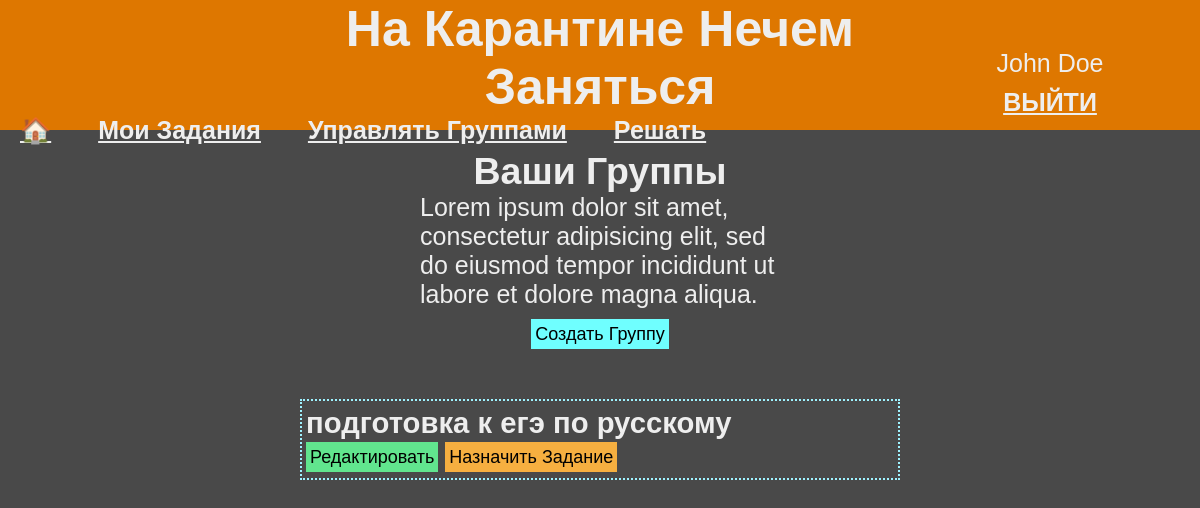
/usergroups (signed in), run on an earlier commit of the app's database.
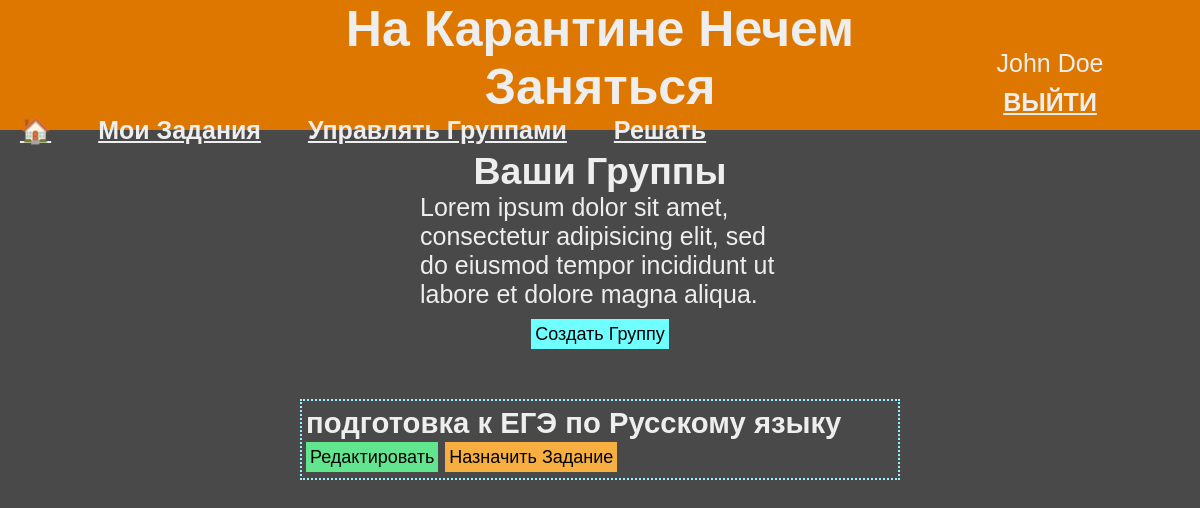
And on a later commit of the database.
### data/group.py (models this page shows)
class Group(SqlAlchemyBase, SerializerMixin):
    __tablename__ = "groups"
    id = sa.Column(sa.Integer,
                   primary_key=True,
                   autoincrement=True)
    name = sa.Column(sa.String, default="Группа Без Названия")
    deadlines = sa.orm.relationship("Deadline",
                                    backref="group",
                                    lazy="subquery")
    teachers = sa.orm.relationship("User",
                                   secondary="teachers_to_groups",
                                   backref="teacher_groups",
                                   lazy="subquery")
    students = sa.orm.relationship("User",
                                   secondary="students_to_groups",
                                   backref="student_groups",
                                   lazy="subquery")
    def get_related_attrs(self):
        return ("deadlines", "teachers", "students")
    def get_non_related_attrs(self):
        return ("id", "name")

### main.py (the view)
@app.route("/usergroups", methods=["GET", "POST"])
def user_groups():
    groups = manage_sql.get_related_objects(current_user, "teacher_groups")
    return render_template("usergroups.html", groups=groups)

### api/manage_sql.py (called while the page is built)
def get_related_ids(obj, attr):
    if hasattr(obj, attr):
        return [item.id for item in getattr(obj, attr)]

def get_related_objects(obj, attr):
    if hasattr(obj, attr):
        return list(map(get_object_data, getattr(obj, attr)))

def get_object_data(obj):
    non_related_fields = obj.to_dict(only=obj.get_non_related_attrs())
    related_fields = {rel: get_related_ids(obj, rel)
                      for rel in obj.get_related_attrs()}
    data = {**non_related_fields, **related_fields}  # их сумма
    return data

### data/db_session.py (called while the page is built)
def create_session() -> Session:
    global __factory
    return __factory()

### data/user.py (called while the page is built)
    @property
    def full_name(self):
        return " ".join([self.name, self.surname])

### main.py (called while the page is built)
@login_manager.user_loader
def load_user(user_id):
    sql = db.create_session()
    return sql.query(db.User).get(user_id)

### templates/usergroups.html (shortened to what this page needs)
{% extends "j2/base.j2" %}
{% block head %}
<link rel="stylesheet" type="text/css" href="/static/css/taskNgroup.css">
{% endblock %}
{% block body_content %}
	<div class="container">
		<div class="beginPage">
			<h2>Ваши Группы</h2>
			<p class="help">Lorem ipsum dolor sit amet, consectetur adipisicing elit, sed do eiusmod
			tempor incididunt ut labore et dolore magna aliqua.</p>
			<button class="itemBtn" onclick="location.href='/newgroup'">Создать Группу</button>
		</div>
	</div>
	<div class="container">
		{% if groups is not none %}
			{% for item in groups %}
				<div class="item">
					{% set id=item['id'] %}
					<h3>{{ item["name"] }}</h3>
					<div>
						<button class="itemBtn" style="background-color: #61e58e" onclick="location.href='/group/{{ id }}'">Редактировать</button>
						<button class="itemBtn" style="background-color: #f6af40" onclick="location.href='/deadline/{{ id }}'">Назначить Задание</button>
					</div>
				</div>
			{% endfor %}
		{% else %}
			<h5 class="listEmpty">Групп нет</h5>
		{% endif %}
	</div>
{% endblock %}

What changed in the data, as far as the page shows it:
changed Group: name "подготовка к егэ по русскому" → "подготовка к ЕГЭ по Русскому языку"
